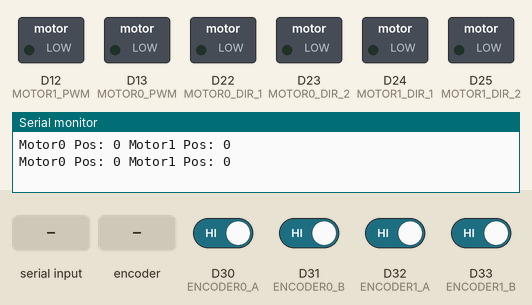
Recording of a program running on a simulated Arduino Due. Parts: switched loads named in the program (green lamp = pin HIGH), the last lines printed to the serial monitor. The inputs (shaded band) are chosen by the test bench; at power-on: D30 (ENCODER0_A), D31 (ENCODER0_B), D32 (ENCODER1_A), D33 (ENCODER1_B) HIGH.

Above: at 1.2 s.
1.3 s: "w" received over the second serial link
At 2.5 s:
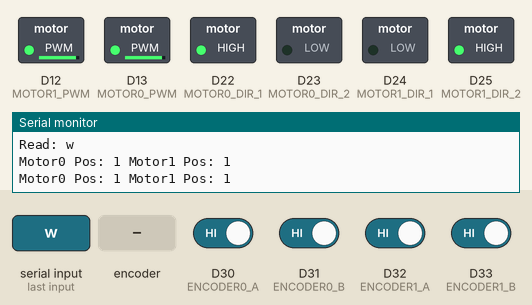
2.8 s: rotary encoder on D30 (ENCODER0_A) / D31 (ENCODER0_B) turned 1 step (first pin leading)
At 3.9 s:
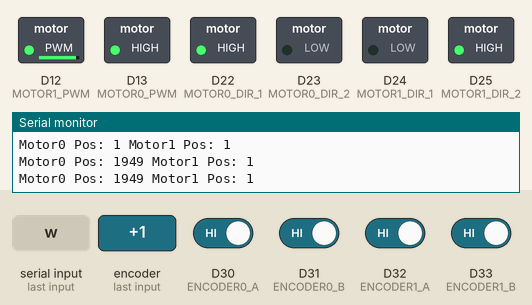
Timing chart, 0 to 5.8 s (numbered marks = the images above; inputs shaded):
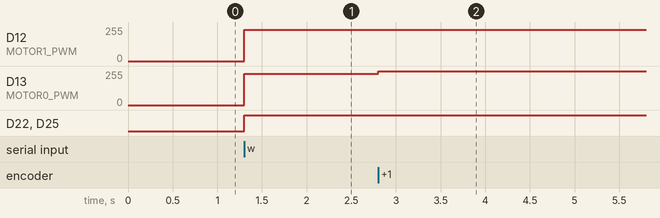

Measured:
- after the input at 1.3 s, D12 (MOTOR1_PWM), D13 (MOTOR0_PWM): 0/255 → 235/255 at once; D22 (MOTOR0_DIR_1), D25 (MOTOR1_DIR_2): LOW → HIGH at once
- after the input at 2.8 s, D13 (MOTOR0_PWM): 235/255 → 255/255 at once

The program:

main.cpp
```cpp
#include <Arduino.h>
#include <Thread.h>

#include "motion.h"
#include "motor_controller.h"

// USING HC06
#define BT_RX 18 //DUE TX
#define BT_TX 19 //DUE RX

#define ENCODER_RES (26*75)

#define MOTOR0_SPEED 255
#define MOTOR0_DIR_1 22
#define MOTOR0_DIR_2 23
#define MOTOR0_PWM 13
#define ENCODER0_A 30
#define ENCODER0_B 31
#define ENCODER0_INT ENCODER0_A //pin21, ENCODER1_A


#define MOTOR1_SPEED 255
#define MOTOR1_DIR_1 24
#define MOTOR1_DIR_2 25
#define MOTOR1_PWM 12
#define ENCODER1_A 32
#define ENCODER1_B 33
#define ENCODER1_INT ENCODER1_A //pin20

EncoderMotor encMtr0 = EncoderMotor(MOTOR0_SPEED, MOTOR0_DIR_1, MOTOR0_DIR_2, MOTOR0_PWM, ENCODER0_A, ENCODER0_B, ENCODER_RES);
EncoderMotor encMtr1 = EncoderMotor(MOTOR1_SPEED, MOTOR1_DIR_1, MOTOR1_DIR_2, MOTOR1_PWM, ENCODER1_A, ENCODER1_B, ENCODER_RES, true);
MotorController mtrController = MotorController(&encMtr0, &encMtr1);
Motion motion = Motion(mtrController);
Thread serialThread = Thread();

//attach callbacks to interrupts
void encoderCallback0() {
  mtrController.updateMotorControl(0);
}

void encoderCallback1() {
  mtrController.updateMotorControl(1);
}

void reportCallback() {
  Serial.print("Motor0 Pos: ");
  Serial.print(encMtr0.getPositionPulse());
  Serial.print(" Motor1 Pos: ");
  Serial.println(encMtr1.getPositionPulse());
}

void setup() {
  Serial.begin(9600);
  Serial1.begin(9600);

  pinMode(MOTOR0_DIR_1, OUTPUT);
  pinMode(MOTOR0_DIR_2, OUTPUT);
  pinMode(MOTOR0_PWM, OUTPUT);
  pinMode(ENCODER0_A, INPUT_PULLUP);
  pinMode(ENCODER0_B, INPUT_PULLUP);
  attachInterrupt(digitalPinToInterrupt(ENCODER0_INT), encoderCallback0, CHANGE);

  pinMode(MOTOR1_DIR_1, OUTPUT);
  pinMode(MOTOR1_DIR_2, OUTPUT);
  pinMode(MOTOR1_PWM, OUTPUT);
  pinMode(ENCODER1_A, INPUT_PULLUP);
  pinMode(ENCODER1_B, INPUT_PULLUP);
  attachInterrupt(digitalPinToInterrupt(ENCODER1_INT), encoderCallback1, CHANGE);

  serialThread.onRun(reportCallback);
  serialThread.setInterval(500);
}

void loop() {
  if(serialThread.shouldRun())
    serialThread.run();

  if(motion.checkStandby()) {
    if(Serial1.available()) {
      char msg = Serial1.read();
      Serial.print("Read: ");
      Serial.println(msg);
      switch(msg) {
        case 'w':
          motion.goForward();
          break;
        case 's':
          motion.goBackward();
          break;
        case 'a':
          motion.goTurnLeft();
          break;
        case 'd':
          motion.goTurnRight();
          break;
        case 'q':
          motion.goForwardLeft();
          break;
        case 'e':
          motion.goForwardRight();
          break;
        default:
          break;
      }
    }
  } else {
    while(Serial1.available()) {
      Serial.print("Drop: ");
      Serial.println((char)Serial1.read()); //empty buffer
    }
  }
}
```

motion.h
```cpp
#ifndef MOTION_H
#define MOTION_H
#include "motor_controller.h"

class Motion {
    public:
        Motion(MotorController& mtrController) : mtrController(mtrController) {};
        ~Motion(){} //not in use

        bool checkStandby();

        void goForward();
        void goForwardRight();
        void goBackward();
        void goForwardLeft();
        void goTurnLeft();
        void goTurnRight();

    private:
        MotorController& mtrController;
};

#endif
```

motor_controller.h
```cpp
#ifndef MOTOR_CONTROLLER_H
#define MOTOR_CONTROLLER_H

#include <Arduino.h>

#define FEEDBACK_OFFSET 10
#define FEEDBACK_SPEED 150

class EncoderMotor {
  public:
    EncoderMotor(uint8_t speed, uint8_t dir1, uint8_t dir2, uint8_t pwm,
                uint8_t encoder1, uint8_t encoder2, uint16_t encoderRes, bool isReversed=false) :
                SPEED(speed), ENCODER_RES(encoderRes), DIR1(dir1), DIR2(dir2), PWM_PIN(pwm),
                ENCODER1(encoder1), ENCODER2(encoder2), IS_REVERSED(isReversed) {
      pulse = 0;
    }
    ~EncoderMotor() {} //not in use

    void updateEncoder();
    void rotateDir1(int);
    void rotateDir2(int);
    void stop();
    void adjustZero();
    float getPositionDegree();
    int getPositionPulse();

    const uint8_t SPEED;
    const uint16_t ENCODER_RES;

  private:
    const uint8_t DIR1, DIR2, PWM_PIN, ENCODER1, ENCODER2;
    const bool IS_REVERSED;
    int pulse;
};

class MotorController {
  public:
    MotorController(EncoderMotor*, EncoderMotor*);
    void rotateMotorForward(int, uint16_t delta = 0);
    void rotateMotorBackward(int, uint16_t delta = 0);
    void updateMotorControl(int, bool debug = false);
    bool synchronized();
    bool checkStop(int);

  private:
    EncoderMotor** encMtrs;
    int* deltaPulse;
};

#endif
```

motion.cpp
```cpp
#include <Arduino.h>
#include "motion.h"

bool Motion::checkStandby() {
    return mtrController.synchronized() && mtrController.checkStop(0) && mtrController.checkStop(1);
}

void Motion::goForward() {
    mtrController.rotateMotorForward(0);
    mtrController.rotateMotorForward(1);
}

void Motion::goForwardRight() {
    mtrController.rotateMotorForward(0);
}

void Motion::goBackward() {
    mtrController.rotateMotorBackward(0);
    mtrController.rotateMotorBackward(1);
}

void Motion::goForwardLeft() {
    mtrController.rotateMotorForward(1);
}

void Motion::goTurnLeft() {
    mtrController.rotateMotorForward(1);
    mtrController.rotateMotorBackward(0);
}

void Motion::goTurnRight() {
    mtrController.rotateMotorForward(0);
    mtrController.rotateMotorBackward(1);
}
```

motor_controller.cpp
```cpp
#include "motor_controller.h"

void EncoderMotor::updateEncoder() {
    (digitalRead(ENCODER1) == digitalRead(ENCODER2)) ? pulse++ : pulse--;

    if (pulse == ENCODER_RES) {
        pulse = 0;
    } else if (pulse == -1) {
        pulse = ENCODER_RES-1;
    }
}

float EncoderMotor::getPositionDegree() {
    return pulse*360/(float)ENCODER_RES;
}

int EncoderMotor::getPositionPulse() {
    return pulse;
}

void EncoderMotor::rotateDir1(int vel) {
    if(!IS_REVERSED) {
        digitalWrite(DIR1, HIGH);
        digitalWrite(DIR2, LOW);
    } else {
        digitalWrite(DIR1, LOW);
        digitalWrite(DIR2, HIGH);
    }
    analogWrite(PWM_PIN, vel);
}

void EncoderMotor::rotateDir2(int vel) {
    if(!IS_REVERSED) {
        digitalWrite(DIR1, LOW);
        digitalWrite(DIR2, HIGH);
    } else {
        digitalWrite(DIR1, HIGH);
        digitalWrite(DIR2, LOW);
    }
    analogWrite(PWM_PIN, vel);
}

void EncoderMotor::adjustZero() {
    int pulse = getPositionPulse();
    int half = ENCODER_RES/2;
    if(pulse >= FEEDBACK_OFFSET && pulse < half) {
        (!IS_REVERSED)?rotateDir1(FEEDBACK_SPEED):rotateDir2(FEEDBACK_SPEED); //inverse feedback
    } else if (pulse <= ENCODER_RES-FEEDBACK_OFFSET && pulse >= half) {
        (!IS_REVERSED)?rotateDir2(FEEDBACK_SPEED):rotateDir1(FEEDBACK_SPEED); //inverse feedback
    } else {
        stop();
    }
}

void EncoderMotor::stop() {
    digitalWrite(DIR1, HIGH);
    digitalWrite(DIR2, HIGH);
    analogWrite(PWM_PIN, 0);
}

MotorController::MotorController(EncoderMotor* encMtr0, EncoderMotor* encMtr1) {
      encMtrs = new EncoderMotor*[2];
      encMtrs[0] = encMtr0;
      encMtrs[1] = encMtr1;
      deltaPulse = new int[2];
      deltaPulse[0] = 0;
      deltaPulse[1] = 0;
}

void MotorController::rotateMotorForward(int i, uint16_t delta) {
    if(delta == 0) deltaPulse[i] = encMtrs[i]->ENCODER_RES;
    else deltaPulse[i] = delta;
    updateMotorControl(i);
}

void MotorController::rotateMotorBackward(int i, uint16_t delta) {
    if(delta == 0) deltaPulse[i] = -encMtrs[i]->ENCODER_RES;
    else deltaPulse[i] = -delta;
    updateMotorControl(i);
}

void MotorController::updateMotorControl(int i, bool debug) {
    encMtrs[i]->updateEncoder();

    int speed = encMtrs[i]->SPEED;
    int counterpart = abs(1-i);

    //synchronize speed
    if (deltaPulse[i] > deltaPulse[counterpart]) {
        speed -= 20;
    } else if (deltaPulse[i] < deltaPulse[counterpart]) {
        speed += 20;
    }

    //write output
    if (deltaPulse[i] > 0) {
        encMtrs[i]->rotateDir1(speed);
        deltaPulse[i]--;
    } else if (deltaPulse[i] < 0) {
        encMtrs[i]->rotateDir2(speed);
        deltaPulse[i]++;
    } else { //feedback
        if(!debug) {
            encMtrs[i]->adjustZero();
        } else {
            encMtrs[i]->stop();
        }
    }
}

bool MotorController::synchronized() {
    int pos0 = encMtrs[0]->getPositionPulse();
    int pos1 = encMtrs[1]->getPositionPulse();
    int res = encMtrs[0]->ENCODER_RES;

    int diff = pos0 - pos1;

    if(abs(diff)<4*FEEDBACK_OFFSET || abs(abs(diff)-res)<4*FEEDBACK_OFFSET) {
        return true;
    } else {
        return false;
    }
}

bool MotorController::checkStop(int i) {
    if(deltaPulse[i]==0) {
        return true;
    } else {
        return false;
    }
}
```
